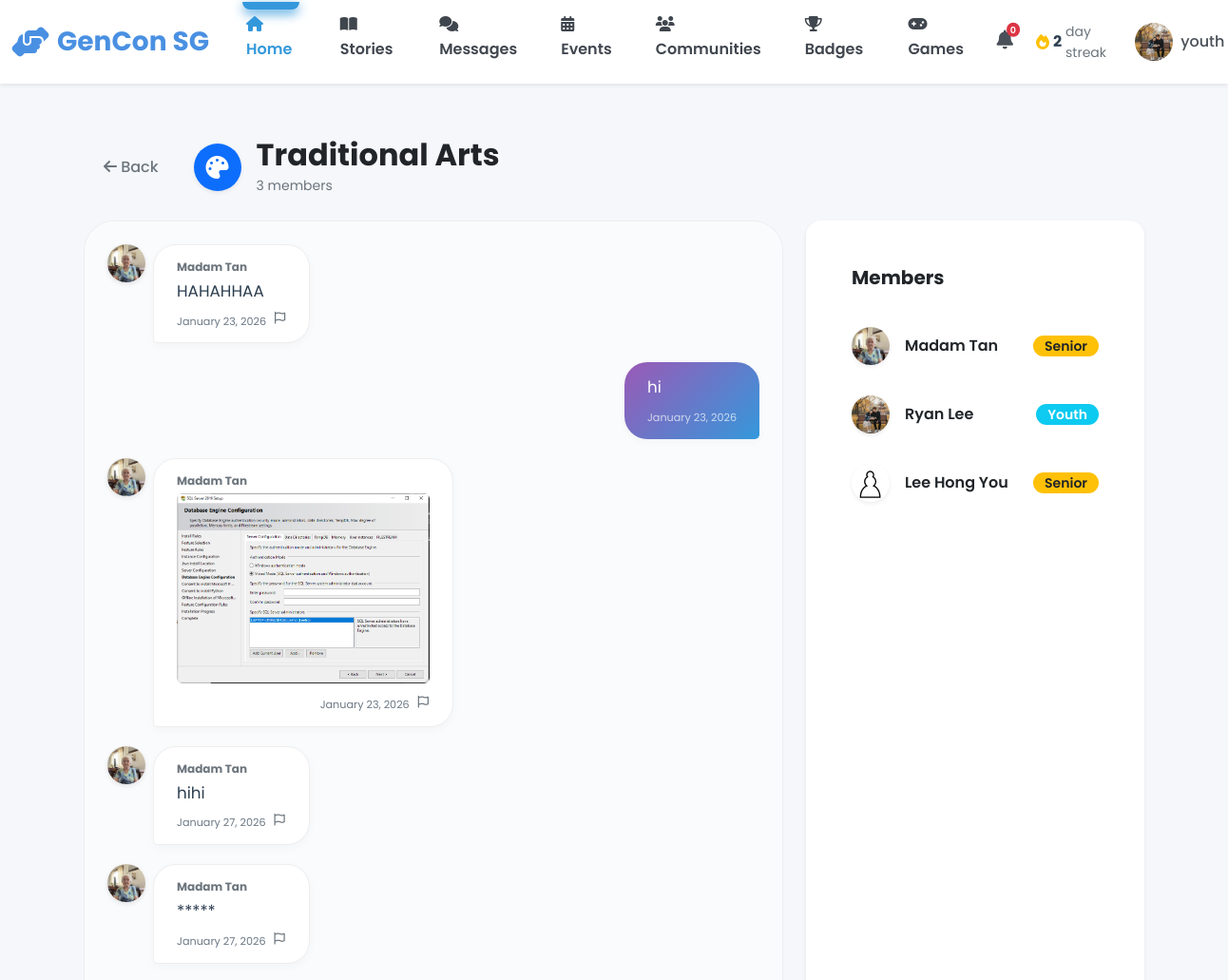
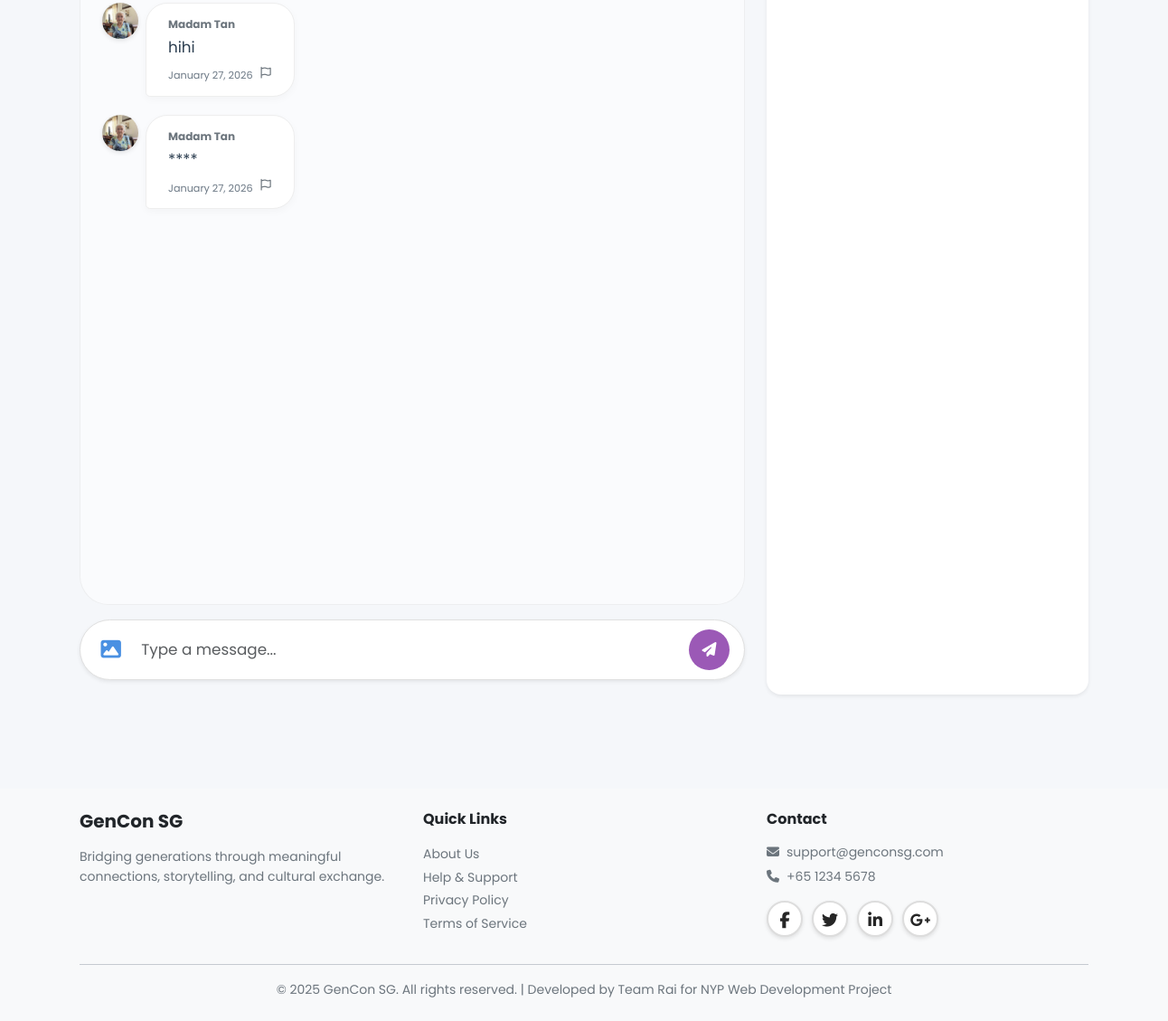
Page /youth/communities/1 (signed in) on the committed database (2 pictures, top to bottom).
### models.py (models this page shows, shortened)
class Community(db.Model):
    __tablename__ = 'communities'
    id = db.Column(db.Integer, primary_key=True)
    name = db.Column(db.String(100), nullable=False, unique=True)
    type = db.Column(db.String(20), nullable=False)  # Story, Hobby, Learning
    description = db.Column(db.Text)
    rules = db.Column(db.Text)
    icon = db.Column(db.String(50), default='fas fa-users')
    banner_class = db.Column(db.String(50), default='default')
    tags = db.Column(db.String(255))  # Comma separated tags
    photo_url = db.Column(db.String(255))
    member_count = db.Column(db.Integer, default=0)
    created_by = db.Column(db.Integer, db.ForeignKey('users.id'), nullable=False)
    created_at = db.Column(db.DateTime, default=datetime.utcnow, nullable=False)
    creator = db.relationship('User')
    members = db.relationship('CommunityMember', back_populates='community',
                             lazy='dynamic', cascade='all, delete-orphan')
    posts = db.relationship('CommunityPost', back_populates='community',
                           lazy='dynamic', cascade='all, delete-orphan')

class CommunityPost(db.Model):
    __tablename__ = 'community_posts'
    id = db.Column(db.Integer, primary_key=True)
    community_id = db.Column(db.Integer, db.ForeignKey('communities.id'), nullable=False, index=True)
    user_id = db.Column(db.Integer, db.ForeignKey('users.id'), nullable=False, index=True)
    content = db.Column(db.Text, nullable=True)
    photo_url = db.Column(db.String(255))
    created_at = db.Column(db.DateTime, default=datetime.utcnow, nullable=False)
    community = db.relationship('Community', back_populates='posts')
    user = db.relationship('User')

class User(db.Model):
    __tablename__ = 'users'
    id = db.Column(db.Integer, primary_key=True)
    username = db.Column(db.String(80), unique=True, nullable=False, index=True)
    password_hash = db.Column(db.String(255), nullable=False)
    email = db.Column(db.String(120), unique=True, nullable=False, index=True)
    full_name = db.Column(db.String(120), nullable=False)
    phone = db.Column(db.String(20))
    age = db.Column(db.Integer, nullable=False)
    bio = db.Column(db.Text)  # User biography
    school = db.Column(db.String(255))  # School or organization for youth
    role = db.Column(db.String(20), nullable=False)  # 'senior', 'youth', or 'admin'
    elo = db.Column(db.Integer, default=1200) # Default ELO rating
    profile_picture = db.Column(db.String(255), default='images/default-avatar.png')
    disable_reason = db.Column(db.Text)
    interests_json = db.Column(db.Text)  # Stores interests as JSON array
    languages_json = db.Column(db.Text)  # Stores languages as JSON array
    accessibility_settings_json = db.Column(db.Text)  # Stores settings as JSON object
    created_at = db.Column(db.DateTime, default=datetime.utcnow, nullable=False)
    last_active = db.Column(db.DateTime, default=datetime.utcnow, nullable=False)
    is_active = db.Column(db.Boolean, default=True)
    stories = db.relationship('Story', back_populates='user', lazy='dynamic')
    sent_messages = db.relationship('Message', foreign_keys='Message.sender_id',
                                   back_populates='sender', lazy='dynamic')
    received_messages = db.relationship('Message', foreign_keys='Message.recipient_id',
                                       back_populates='recipient', lazy='dynamic')
    senior_pairs = db.relationship('Pair', foreign_keys='Pair.senior_id',
                                   back_populates='senior', lazy='dynamic')
    youth_pairs = db.relationship('Pair', foreign_keys='Pair.youth_id',
                                 back_populates='youth', lazy='dynamic')
    streak = db.relationship('Streak', back_populates='user', uselist=False)
    badges = db.relationship('Badge', back_populates='user', lazy='dynamic')
    checkins = db.relationship('Checkin', back_populates='user', lazy='dynamic')
    @property
    def interests(self):
        """Get interests as Python list from JSON string."""
        if self.interests_json:
            return json.loads(self.interests_json)
        return []
    @interests.setter
    def interests(self, value):
        """Set interests from Python list, store as JSON string."""
        self.interests_json = json.dumps(value)
    @property
    def languages(self):
        """Get languages as Python list from JSON string."""
        if self.languages_json:
            return json.loads(self.languages_json)
        return []
    @languages.setter
    def languages(self, value):
        """Set languages from Python list, store as JSON string."""
        self.languages_json = json.dumps(value)
    @property
    def accessibility_settings(self):
        """Get accessibility settings as Python dict from JSON string."""
        if self.accessibility_settings_json:
            return json.loads(self.accessibility_settings_json)
        return {}

class CommunityMember(db.Model):
    __tablename__ = 'community_members'
    id = db.Column(db.Integer, primary_key=True)
    community_id = db.Column(db.Integer, db.ForeignKey('communities.id'), nullable=False, index=True)
    user_id = db.Column(db.Integer, db.ForeignKey('users.id'), nullable=False, index=True)
    joined_at = db.Column(db.DateTime, default=datetime.utcnow, nullable=False)
    last_viewed_at = db.Column(db.DateTime, default=datetime.utcnow)
    community = db.relationship('Community', back_populates='members')
    user = db.relationship('User')
    __table_args__ = (db.UniqueConstraint('community_id', 'user_id', name='unique_community_user'),)

### blueprints/youth.py (the view)
@youth_bp.route('/communities/<int:community_id>')
@login_required
def view_community(community_id):
    community = Community.query.get_or_404(community_id)
    user_id = session['user_id']
    member = CommunityMember.query.filter_by(
        community_id=community_id,
        user_id=user_id
    ).first()
    if not member:
        flash('You must join this community to view the chat.', 'warning')
        return redirect(url_for('youth.communities'))
    member.last_viewed_at = datetime.utcnow()
    db.session.commit()
    posts = CommunityPost.query.filter_by(community_id=community_id)\
        .order_by(CommunityPost.created_at.asc()).all()
    members = community.members.all()
    return render_template('youth/community_chat.html', community=community, posts=posts, user_id=user_id, members=members)

### templates/youth/community_chat.html (shortened to what this page needs)
{% extends "base.html" %}
{% block body_class %}youth-dashboard{% endblock %}
{% block extra_css %}
<link rel="stylesheet" href="{{ url_for('static', filename='css/chat.css') }}">
{% endblock %}
{% block content %}
<div class="container py-4">
    <div class="d-flex align-items-center mb-4">
        <a href="{{ url_for('youth.communities') }}" class="btn btn-outline-secondary me-3 rounded-pill">
            <i class="fas fa-arrow-left"></i> Back
        </a>
        <div class="d-flex align-items-center">
            <div class="rounded-circle bg-primary text-white d-flex align-items-center justify-content-center me-3 shadow-sm" style="width: 50px; height: 50px; font-size: 1.5rem;">
                <i class="{{ community.icon }}"></i>
            </div>
            <div>
                <h2 class="mb-0 fw-bold">{{ community.name }}</h2>
                <small class="text-muted">{{ community.member_count }} members</small>
            </div>
        </div>
    </div>
    <div class="row">
        <div class="col-lg-8">
            <div class="modern-chat-interface">
                <div class="message-feed" id="chat-messages">
                    {% for post in posts %}
                        <div class="message-wrapper {% if post.user_id == user_id %}me{% else %}other{% endif %}">
                            {% if post.user_id != user_id %}
                                <a href="{{ url_for('youth.public_profile', user_id=post.user_id) }}">
                                    <img src="{{ url_for('static', filename=post.user.profile_picture|fix_pfp) }}" class="chat-avatar me-2">
                                </a>
                            {% endif %}
                            <div class="message-bubble">
                                {% if post.user_id != user_id %}
                                    <span class="message-sender-name">{{ post.user.full_name }}</span>
                                {% endif %}
                                {% if post.photo_url %}
                                    <img src="{{ url_for('static', filename=post.photo_url) }}" class="img-fluid rounded mb-2" style="max-height: 200px;">
                                {% endif %}
                                <div class="content-text">{{ post.content }}</div>
                                <div class="d-flex justify-content-end align-items-center mt-1">
                                    <div class="time-stamp">{{ post.created_at|timeago }}</div>
                                    {% if post.user_id != user_id %}
                                    <button class="btn btn-link btn-sm text-muted p-0 ms-2 report-btn" onclick="openReportModal({{ post.id }}, 'community')" title="Report Post">
                                        <i class="far fa-flag" style="font-size: 0.8rem;"></i>
                                    </button>
                                    {% endif %}
                                </div>
                            </div>
                        </div>
                    {% endfor %}
                </div>
                <div class="input-area-modern position-relative">
                    <form id="chat-form">
                        <div class="pill-input-wrapper shadow-sm">
                            <button type="button" class="btn emoji-trigger" onclick="document.getElementById('photo-upload').click()">
                                <i class="fas fa-image text-primary"></i>
                            </button>
                            <input type="text" id="message-input" class="form-control auto-expand" placeholder="Type a message..." autocomplete="off">
                            <button type="submit" class="btn circle-send-btn">
                                <i class="fas fa-paper-plane"></i>
                            </button>
                        </div>
                    </form>
                </div>
            </div>
        </div>
        <div class="col-lg-4 d-none d-lg-block">
            <div class="card shadow-sm h-100 border-0 rounded-4">
                <div class="card-header bg-white border-0 pt-4 px-4">
                    <h5 class="mb-0 fw-bold">Members</h5>
                </div>
                <div class="card-body p-0" style="max-height: 70vh; overflow-y: auto;">
                    <ul class="list-group list-group-flush">
                        {% for member in members %}
                            <li class="list-group-item d-flex align-items-center px-4 py-3 border-0">
                                <a href="{{ url_for('youth.public_profile', user_id=member.user_id) }}" class="d-flex align-items-center text-decoration-none text-dark w-100">
                                    <img src="{{ url_for('static', filename=member.user.profile_picture|fix_pfp) }}" class="rounded-circle me-3 shadow-sm" style="width: 40px; height: 40px; object-fit: cover;">
                                    <span class="fw-semibold">{{ member.user.full_name }}</span>
                                </a>
                                {% if member.user.role == 'senior' %}
                                    <span class="badge bg-warning text-dark ms-auto rounded-pill">Senior</span>
                                {% else %}
                                    <span class="badge bg-info text-white ms-auto rounded-pill">Youth</span>
                                {% endif %}
                            </li>
                        {% endfor %}
                    </ul>
                </div>
            </div>
        </div>
    </div>
</div>
{% endblock %}

### rows in the picture
Community: name "Traditional Arts", member_count "3"
CommunityPost: profile_picture (picture), user.full_name "Madam Tan", content "HAHAHHAA", created_at "January 23, 2026"
CommunityPost: content "hi", created_at "January 23, 2026"
CommunityPost: profile_picture (picture), user.full_name "Madam Tan", photo_url (picture), created_at "January 23, 2026"
CommunityPost: profile_picture (picture), user.full_name "Madam Tan", content "hihi", created_at "January 27, 2026"
CommunityPost: profile_picture (picture), user.full_name "Madam Tan", content "*****", created_at "January 27, 2026"
CommunityPost: profile_picture (picture), user.full_name "Madam Tan", content "hihi", created_at "January 27, 2026"
CommunityPost: profile_picture (picture), user.full_name "Madam Tan", content "****", created_at "January 27, 2026"
CommunityMember: profile_picture (picture), user.full_name "Madam Tan", shows "Senior"
CommunityMember: profile_picture (picture), user.full_name "Ryan Lee", shows "Youth"
CommunityMember: profile_picture (placeholder picture), user.full_name "Lee Hong You", shows "Senior"

### other values in the picture
{{ user_streak|default(0) }} "2"
{{ session.username }} "youth"
